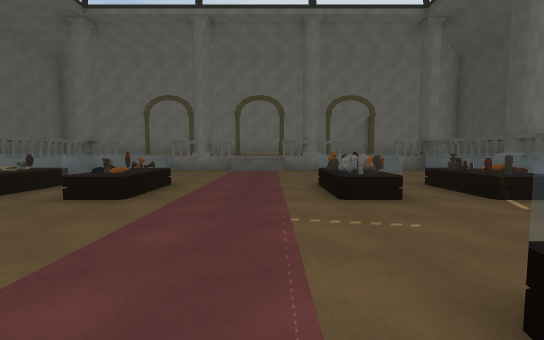
[1] (above)

22 first-person views from a walk through a 3-D level made in the Unity game engine. The camera is 1.3 m above the floor, tilts 4° down and sees 90° across. The floor is counted in squares, 2 m on a side. Each view is taken from the middle of a square. On the plan, view 1 faces up. The plan holds only what a view shows up to about 9 squares ahead; the rest is blank. The place goes on beyond the plan. The player character is not drawn. Some surface patterns are stand-ins.

[2]
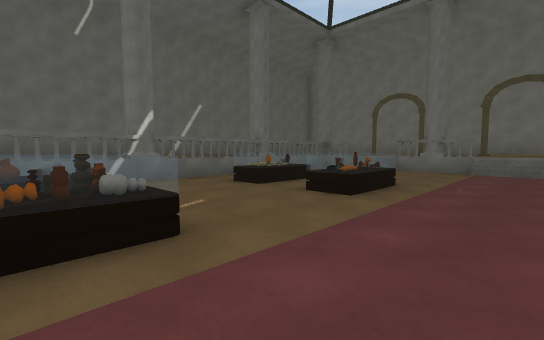

[3]
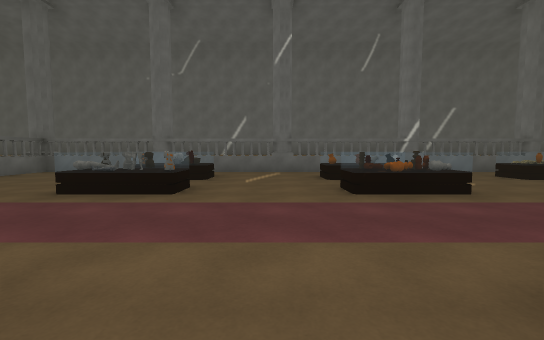

[4]
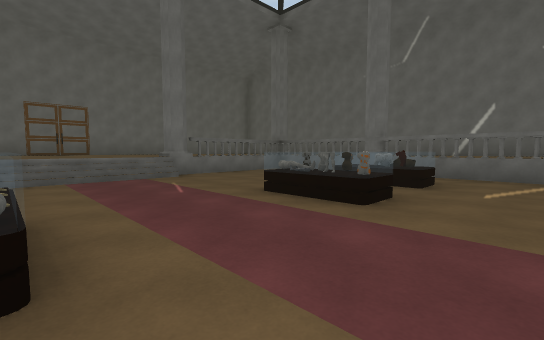

[5]
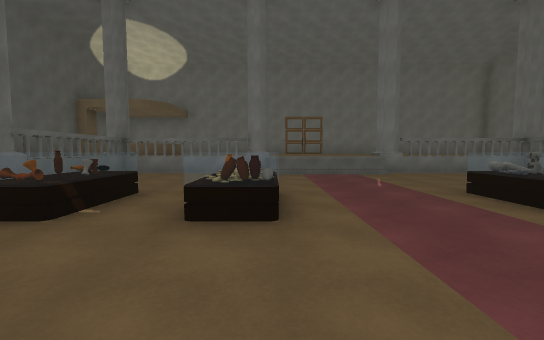

[6]
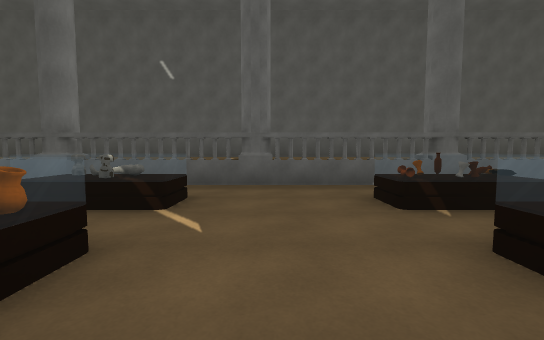

[7]
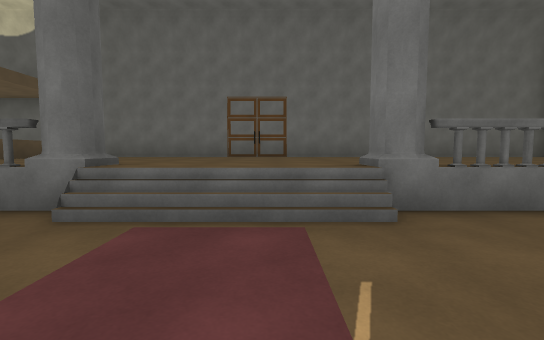

[8]
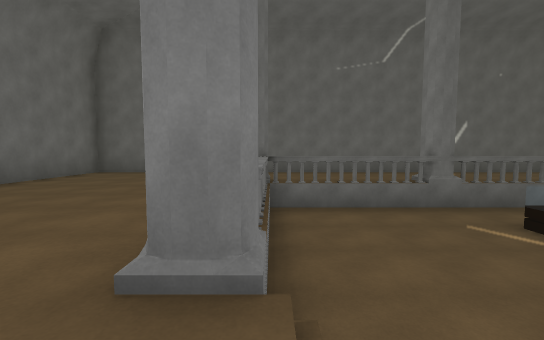

[9]
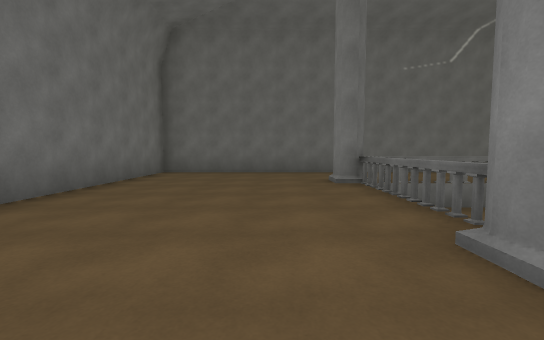

[10]
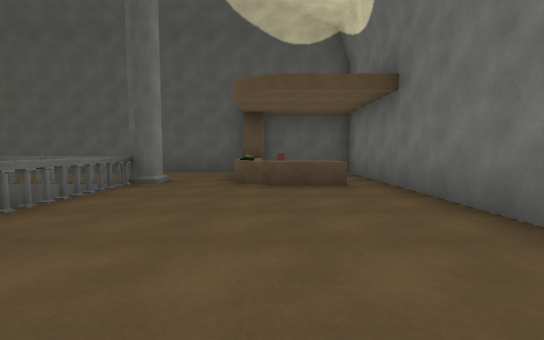

[11]
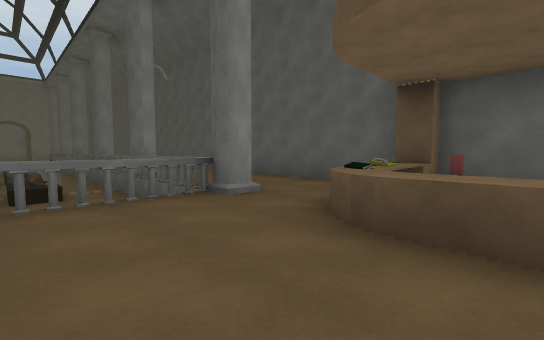

[12]
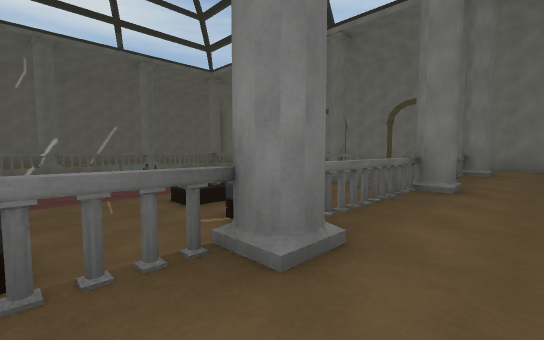

[13]
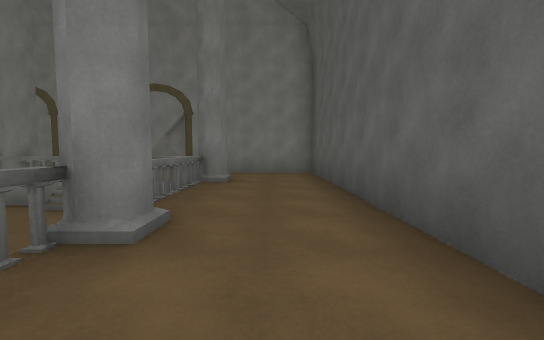

[14]
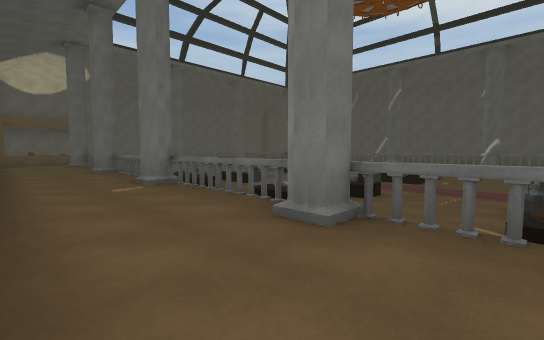

[15]
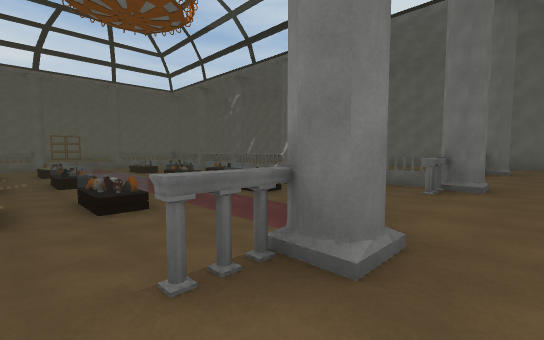

[16]
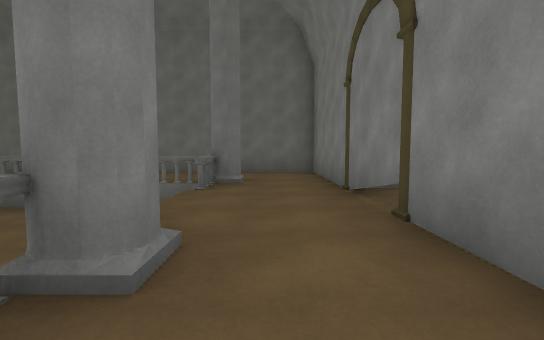

[17]
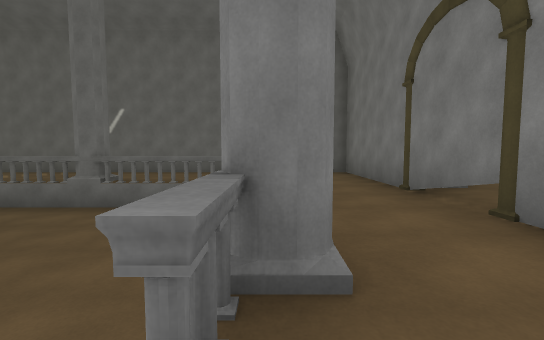

[18]
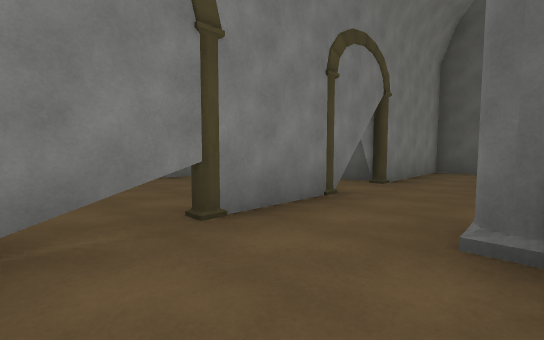

[19]
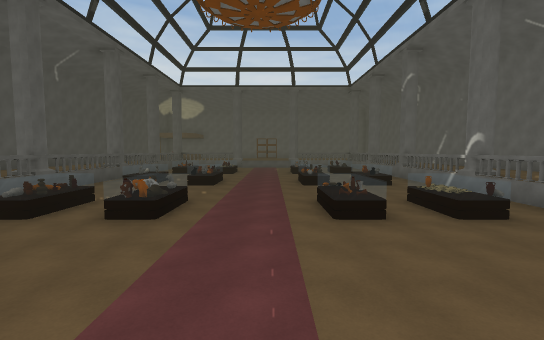

[20]
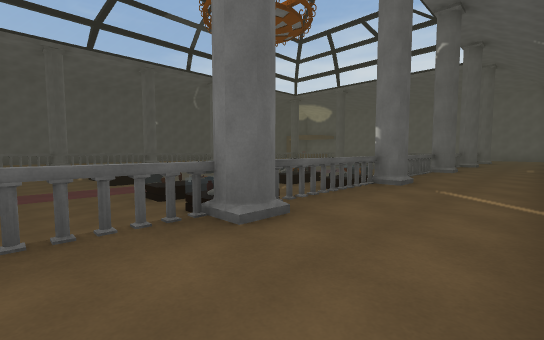

[21]
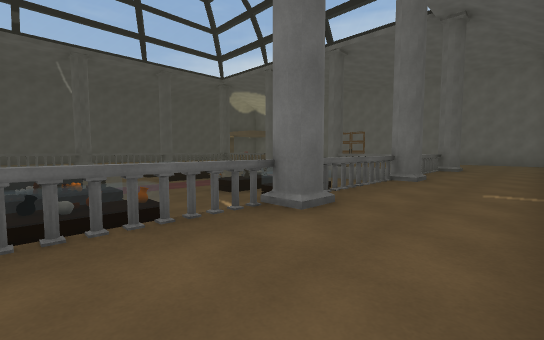

[22]
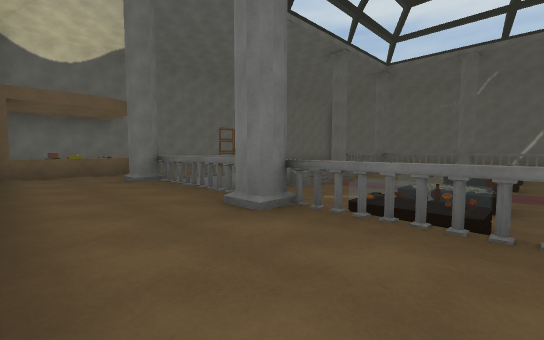

### Floor plan
Key: @ floor where view 1 was taken; # wall or solid block; . main floor; : floor 0.25 m higher than the main floor; - floor 1 m lower than the main floor; / step, stairs or slope; = window, fence, low wall or low ledge; ^ raised ledge; O other object.
Columns run from 10 left of view 1 to 9 right of it. Each row starts with its distance up from view 1.
 13 #####        #######
 12 #...##########.....#
 11 #..................#
 10 #..#...#/..#/..=:..#
  9 #...-/ --//--//-...#
  8 #..#-----------#...#
  7 #...------------...#
  6 #..#------------#..#
  5 #...-^^^^--^-^^-...#
  4 #...-^^^^--^-^^-...#
  3 #...------------...#
  2 #..#-----------#...#
  1 #..#-^^^^--^-^^#...#
  0 #...-^^^^-@^-^^-...#
 -1 #...------------...#
 -2 #..#------------/..#
 -3 #...------------...#
 -4 #..=-^^^^--^-^^=...#
 -5 #..#-^^^^--^-^^-#..#
 -6 #../------------/..#
 -7 #..#-----------#...#
 -8 #...------------...#
 -9 #..#^^^#////^^^^...#
-10 #..................#
-11 #...............OO##
-12 #..............^.O #
-13 #..............^.  #
-14 #................. #
-15 ###################

Where each view was taken, in squares from view 1:
view 1: 0 up, 0 right, facing up
view 2: 0 up, 0 right, facing up-left
view 3: 2 down, 2 right, facing left
view 4: 2 down, 1 right, facing down-left
view 5: 1 down, 1 right, facing down
view 6: 2 down, 0 right, facing right
view 7: 6 down, 1 left, facing down
view 8: 9 down, 1 left, facing left
view 9: 11 down, 1 left, facing left
view 10: 12 down, 0 right, facing right
view 11: 13 down, 3 right, facing up-right
view 12: 1 up, 7 right, facing up-left
view 13: 4 up, 7 right, facing up
view 14: 4 up, 8 right, facing down-left
view 15: 11 up, 3 right, facing down-left
view 16: 11 up, 1 left, facing left
view 17: 10 up, 1 left, facing left
view 18: 10 up, 1 left, facing up-right
view 19: 10 up, 1 left, facing down
view 20: 8 up, 9 left, facing down-right
view 21: 1 up, 9 left, facing down-right
view 22: 3 down, 8 right, facing down-left
